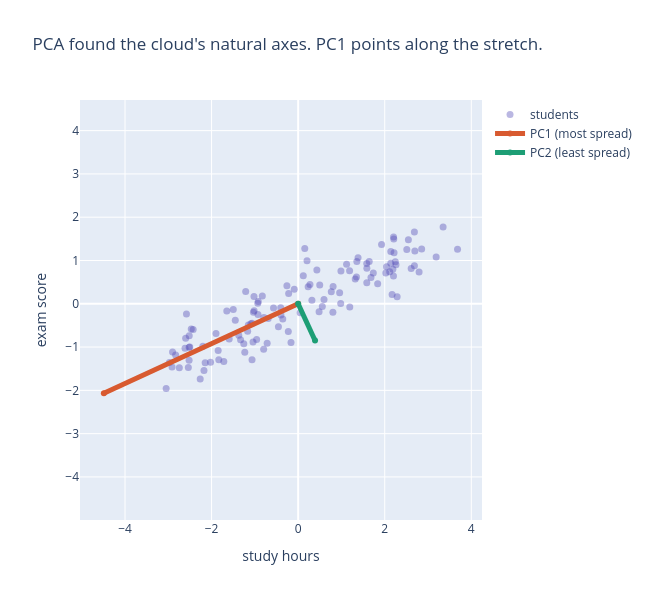

Notebook cell for this chart:
### Code cell
# Draw the PC arrows ON the cloud — these are the 'natural axes' PCA found
fig = go.Figure()
fig.add_trace(go.Scatter(
    x=X[:, 0], y=X[:, 1], mode='markers',
    marker=dict(size=7, color='#534AB7', opacity=0.4), name='students'
))

# scale arrows by sqrt(eigenvalue) so arrow length = how much spread in that direction
s1 = 2.5 * np.sqrt(eigvals[0])
s2 = 2.5 * np.sqrt(eigvals[1])

fig.add_trace(go.Scatter(
    x=[0, pc1[0]*s1], y=[0, pc1[1]*s1], mode='lines+markers',
    line=dict(color='#D85A30', width=5), name='PC1 (most spread)'
))
fig.add_trace(go.Scatter(
    x=[0, pc2[0]*s2], y=[0, pc2[1]*s2], mode='lines+markers',
    line=dict(color='#1D9E75', width=5), name='PC2 (least spread)'
))

fig.update_layout(
    title='PCA found the cloud\'s natural axes. PC1 points along the stretch.',
    xaxis_title='study hours', yaxis_title='exam score',
    width=650, height=600
)
fig.update_yaxes(scaleanchor='x', scaleratio=1)
fig.show()

### Figure 1 — Plotly figure (JSON) as saved in the notebook; plotly's stock layout.template omitted (floating-point values rounded to 4 significant figures)
{"data": [{"marker": {"color": "#534AB7", "opacity": 0.4, "size": 7}, "mode": "markers", "name": "students", "type": "scatter", "x": [-0.9213, 2.686, 1.347, 0.1188, -1.833, -1.847, -2.537, 2.216, 0.1528, 1.192, -2.901, 2.611, 2.042, -1.452, -1.042, -1.717, -0.9592, 0.231, -1.064, -1.151, 0.8075, -1.065, -1.212, -0.5689, -0.1652, 1.356, -1.233, 0.4985, 0.9832, -2.973, 1.319, -2.425, -2.263, 3.682, 2.51, 1.736, -1.02, -2.503, 0.5974, -0.2194, -2.58, 0.2728, -3.049, 3.188, -1.648, 0.9586, -0.692, -0.2597, 0.4835, -1.256, 2.287, 1.837, 2.853, 2.794, 0.2049, 2.115, -2.148, -1.593, -2.516, -0.7972, -0.8277, -1.167, 2.202, -1.033, -0.4558, 0.558, -2.519, 2.188, -2.83, 3.348, 2.209, -2.024, -2.469, 2.17, 1.682, 2.245, 1.642, -2.745, -1.093, -2.519, 2.26, 0.9885, -0.7916, -2.175, -1.017, -0.3552, 1.384, 2.026, 2.686, -0.3973, -2.599, 1.585, 1.588, 0.7656, 1.927, 0.04593, -0.09003, -0.9284, -2.914, -1.898, -2.614, 0.4325, -0.9323, 0.3178, 2.204, -1.33, -0.4021, 1.188, -1.372, -2.202, -0.716, -1.499, 2.139, 1.586, 1.119, 2.547, 2.14, -0.2272, 2.696, 0.8026], "y": [0.05325, 1.661, 0.6179, 0.6476, -1.293, -1.079, -1.472, 1.179, 1.277, -0.07466, -1.116, 0.8127, 0.8566, -0.3794, -0.8808, -1.333, -0.8254, 0.3941, -0.4483, -0.4917, 0.4018, -1.294, 0.282, -0.09932, -0.8938, 0.9781, -1.118, 0.4317, 0.00826, -1.359, 0.5727, -0.5941, -1.737, 1.261, 1.255, 0.7119, 0.168, -0.997, 0.09637, 0.2356, -0.237, 0.4465, -1.957, 1.082, -0.1689, 0.2525, -0.3393, 0.4181, -0.1826, -0.9212, 0.1603, 0.4637, 1.265, 0.7334, 0.9947, 0.7416, -1.363, -0.8117, -0.7398, -1.05, 0.1793, -0.6338, 0.6416, -0.1969, -0.5295, -0.06397, -1.001, 0.8005, -1.183, 1.774, 1.499, -1.351, -0.5822, 0.2136, 0.6079, 0.9704, 0.9742, -1.479, -0.4598, -1.302, 0.9016, 0.7578, -0.3165, -1.538, -0.1592, -0.3535, 1.062, 0.7125, 0.8781, -0.2594, -0.7943, 0.9319, 0.822, 0.2788, 1.372, -0.2072, 0.3351, -0.2502, -1.463, -0.6888, -1.028, 0.7827, 0.01328, 0.08214, 1.544, -0.8282, -0.09116, 0.7626, -0.7268, -0.983, -0.91, -0.1314, 0.9347, 0.4867, 0.9115, 1.479, 1.209, -0.6409, 1.221, -0.1929]}, {"line": {"color": "#D85A30", "width": 5}, "mode": "lines+markers", "name": "PC1 (most spread)", "type": "scatter", "x": [0, -4.489], "y": [0, -2.067]}, {"line": {"color": "#1D9E75", "width": 5}, "mode": "lines+markers", "name": "PC2 (least spread)", "type": "scatter", "x": [0, 0.3903], "y": [0, -0.8475]}], "layout": {"height": 600, "title": {"text": "PCA found the cloud's natural axes. PC1 points along the stretch."}, "width": 650, "xaxis": {"title": {"text": "study hours"}}, "yaxis": {"scaleanchor": "x", "scaleratio": 1, "title": {"text": "exam score"}}}}
